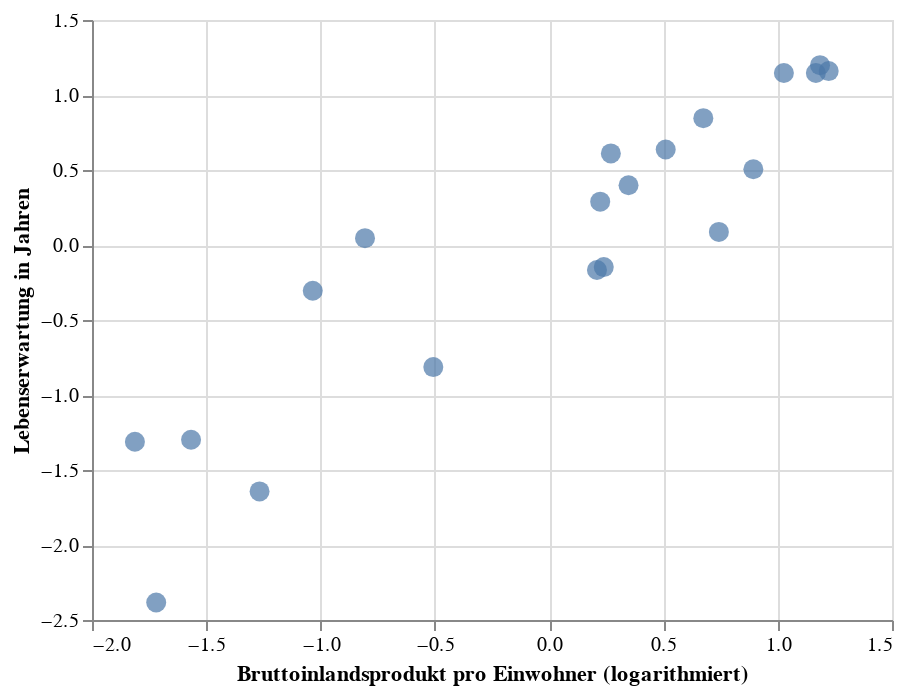

Notebook cell for this chart:
### Markdown cell above
Wie in der Abbildung nachvollzogen werden kann, ändert sich nicht die Position der Länder, sondern lediglich die Einheiten auf der X- und Y-Achse:

### Code cell
alt.Chart(df_cl_z).mark_circle(size=100).encode(
    x=alt.X('logged_gdp_per_capita', title='Bruttoinlandsprodukt pro Einwohner (logarithmiert)', scale=alt.Scale(zero=False)),
    y=alt.Y('healthy_life_expectancy', title='Lebenserwartung in Jahren', scale=alt.Scale(zero=False)),
    tooltip=['logged_gdp_per_capita', 'healthy_life_expectancy' ]
)

### Figure 1 — Vega-Lite specification as saved in the notebook (floating-point values rounded to 4 significant figures)
{"config": {"view": {"continuousWidth": 400, "continuousHeight": 300}}, "data": {"name": "data-ac42ff8e7dd08a84c863cea110b41dfb"}, "mark": {"type": "circle", "size": 100}, "encoding": {"tooltip": [{"field": "logged_gdp_per_capita", "type": "quantitative"}, {"field": "healthy_life_expectancy", "type": "quantitative"}], "x": {"field": "logged_gdp_per_capita", "scale": {"zero": false}, "title": "Bruttoinlandsprodukt pro Einwohner (logarithmiert)", "type": "quantitative"}, "y": {"field": "healthy_life_expectancy", "scale": {"zero": false}, "title": "Lebenserwartung in Jahren", "type": "quantitative"}}, "$schema": "https://vega.github.io/schema/vega-lite/v4.17.0.json", "datasets": {"data-ac42ff8e7dd08a84c863cea110b41dfb": [{"country_name": "Paraguay", "logged_gdp_per_capita": 0.2234, "healthy_life_expectancy": 0.2887}, {"country_name": "Rwanda", "logged_gdp_per_capita": -1.034, "healthy_life_expectancy": -0.3049}, {"country_name": "Russia", "logged_gdp_per_capita": 0.7425, "healthy_life_expectancy": 0.08748}, {"country_name": "Mongolia", "logged_gdp_per_capita": 0.239, "healthy_life_expectancy": -0.1473}, {"country_name": "Mexico", "logged_gdp_per_capita": 0.5099, "healthy_life_expectancy": 0.6364}, {"country_name": "Indonesia", "logged_gdp_per_capita": 0.2092, "healthy_life_expectancy": -0.1667}, {"country_name": "Chile", "logged_gdp_per_capita": 0.6745, "healthy_life_expectancy": 0.8457}, {"country_name": "Nepal", "logged_gdp_per_capita": -0.8056, "healthy_life_expectancy": 0.04548}, {"country_name": "Lithuania", "logged_gdp_per_capita": 0.8934, "healthy_life_expectancy": 0.505}, {"country_name": "Central African Republic", "logged_gdp_per_capita": -1.719, "healthy_life_expectancy": -2.383}, {"country_name": "Sierra Leone", "logged_gdp_per_capita": -1.267, "healthy_life_expectancy": -1.643}, {"country_name": "Germany", "logged_gdp_per_capita": 1.167, "healthy_life_expectancy": 1.147}, {"country_name": "Brazil", "logged_gdp_per_capita": 0.3474, "healthy_life_expectancy": 0.3986}, {"country_name": "Ghana", "logged_gdp_per_capita": -0.5068, "healthy_life_expectancy": -0.8141}, {"country_name": "Malta", "logged_gdp_per_capita": 1.027, "healthy_life_expectancy": 1.146}, {"country_name": "Niger", "logged_gdp_per_capita": -1.567, "healthy_life_expectancy": -1.298}, {"country_name": "Burundi", "logged_gdp_per_capita": -1.812, "healthy_life_expectancy": -1.311}, {"country_name": "Peru", "logged_gdp_per_capita": 0.27, "healthy_life_expectancy": 0.6104}, {"country_name": "Netherlands", "logged_gdp_per_capita": 1.223, "healthy_life_expectancy": 1.16}, {"country_name": "Sweden", "logged_gdp_per_capita": 1.185, "healthy_life_expectancy": 1.199}]}}
